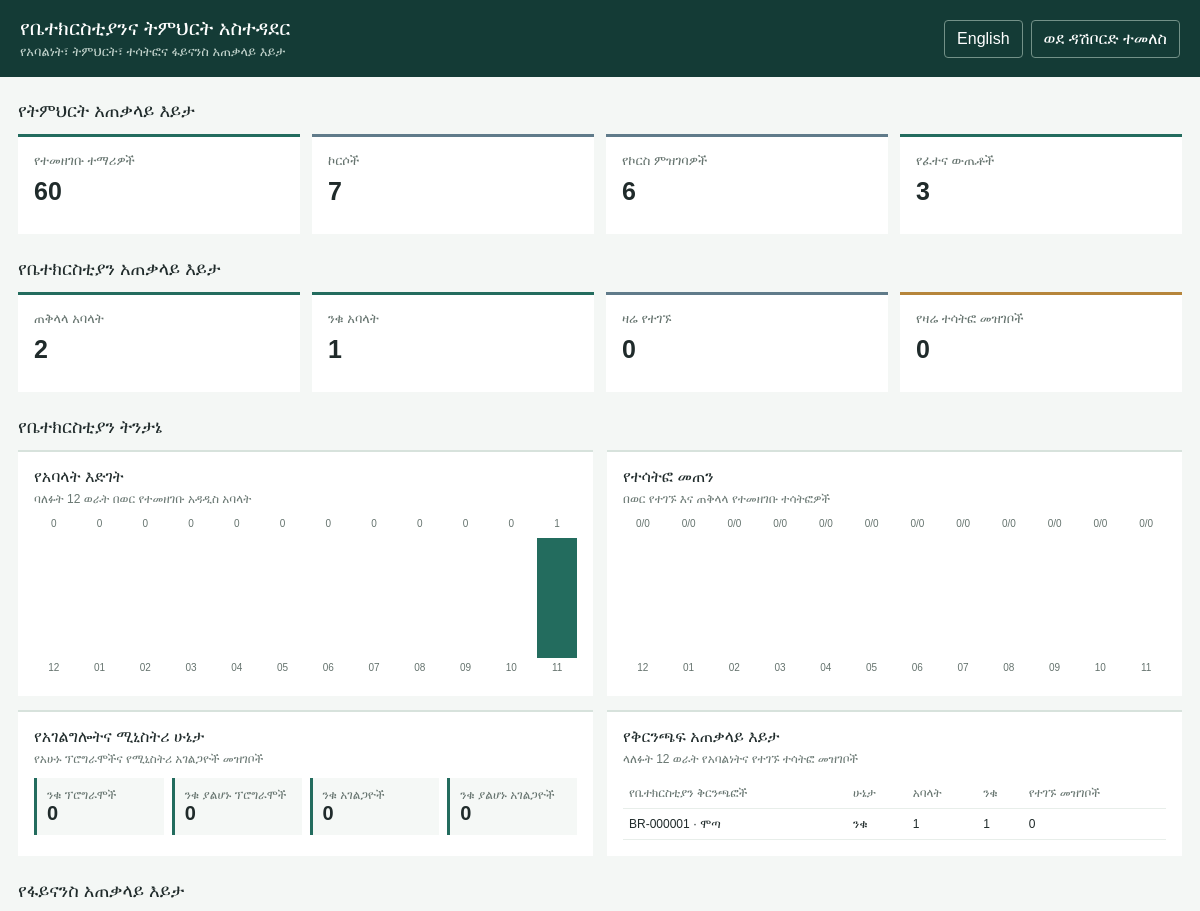
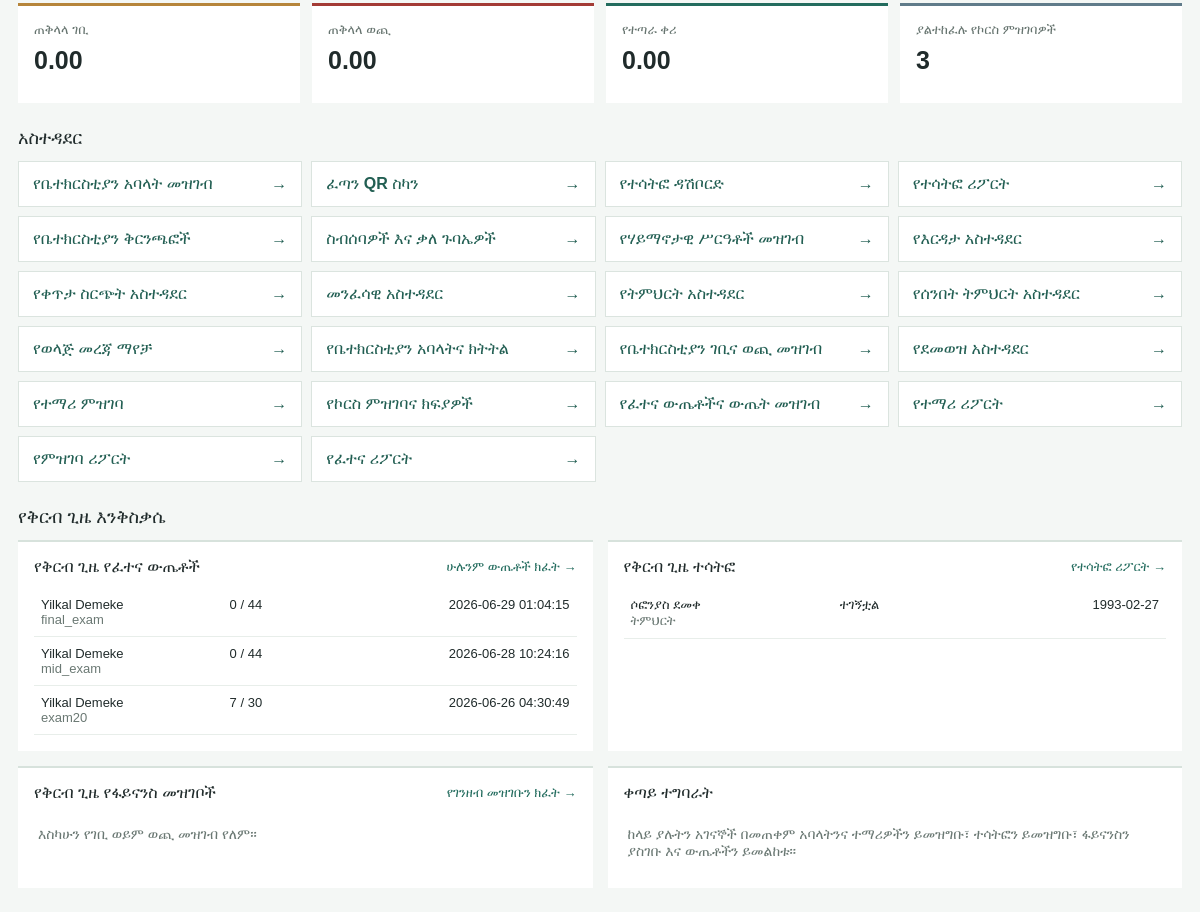
/admin_management_dashboard.php (signed in), run on the app's committed database (2 pictures, top to bottom).
### tables this page shows
CREATE TABLE `church_branches` (
  `id` int(10) unsigned NOT NULL AUTO_INCREMENT,
  `branch_code` varchar(30) NOT NULL,
  `branch_name` varchar(180) NOT NULL,
  `parent_id` int(10) unsigned DEFAULT NULL,
  `address` varchar(255) DEFAULT NULL,
  `phone` varchar(40) DEFAULT NULL,
  `status` enum('active','inactive') NOT NULL DEFAULT 'active',
  `created_by` int(11) DEFAULT NULL,
  `created_at` datetime NOT NULL DEFAULT current_timestamp(),
  `updated_at` datetime NOT NULL DEFAULT current_timestamp() ON UPDATE current_timestamp(),
  PRIMARY KEY (`id`),
  UNIQUE KEY `branch_code` (`branch_code`),
  KEY `idx_church_branches_parent` (`parent_id`),
  KEY `idx_church_branches_status` (`status`),
  CONSTRAINT `fk_church_branch_parent` FOREIGN KEY (`parent_id`) REFERENCES `church_branches` (`id`) ON DELETE SET NULL
);

CREATE TABLE `exam_submissions` (
  `id` int(11) NOT NULL AUTO_INCREMENT,
  `student_id` varchar(100) NOT NULL,
  `student_name` varchar(255) NOT NULL,
  `exam_type` varchar(50) NOT NULL,
  `access_code` varchar(50) NOT NULL,
  `score` int(11) NOT NULL DEFAULT 0,
  `total_questions` int(11) NOT NULL DEFAULT 0,
  `answers` longtext DEFAULT NULL CHECK (json_valid(`answers`)),
  `submitted_at` datetime DEFAULT current_timestamp(),
  PRIMARY KEY (`id`)
);

CREATE TABLE `church_attendance` (
  `id` bigint(20) unsigned NOT NULL AUTO_INCREMENT,
  `member_id` int(10) unsigned NOT NULL,
  `service_name` varchar(120) NOT NULL,
  `event_type` varchar(80) DEFAULT NULL,
  `service_date` date NOT NULL,
  `checkin_time` time DEFAULT NULL,
  `attendance_status` enum('present','absent','late') NOT NULL DEFAULT 'present',
  `attendance_method` enum('manual','qr') NOT NULL DEFAULT 'manual',
  `notes` varchar(500) DEFAULT NULL,
  `recorded_by` varchar(100) DEFAULT NULL,
  `created_at` datetime NOT NULL DEFAULT current_timestamp(),
  PRIMARY KEY (`id`),
  UNIQUE KEY `uq_church_attendance_service` (`member_id`,`service_date`,`service_name`),
  KEY `idx_church_attendance_date` (`service_date`),
  CONSTRAINT `fk_church_attendance_member` FOREIGN KEY (`member_id`) REFERENCES `church_members` (`id`) ON DELETE CASCADE
);

CREATE TABLE `church_members` (
  `id` int(10) unsigned NOT NULL AUTO_INCREMENT,
  `member_number` varchar(30) NOT NULL,
  `verification_token` char(64) DEFAULT NULL,
  `full_name` varchar(180) NOT NULL,
  `phone` varchar(40) DEFAULT NULL,
  `email` varchar(190) DEFAULT NULL,
  `gender` varchar(30) DEFAULT NULL,
  `address` varchar(255) DEFAULT NULL,
  `birth_date` date DEFAULT NULL,
  `photo_path` varchar(255) DEFAULT NULL,
  `family_id` int(10) unsigned DEFAULT NULL,
  `branch_id` int(10) unsigned DEFAULT NULL,
  `class_group` varchar(100) DEFAULT NULL,
  `service_group` varchar(100) DEFAULT NULL,
  `joined_on` date NOT NULL,
  `status` enum('active','inactive') NOT NULL DEFAULT 'active',
  `created_at` datetime NOT NULL DEFAULT current_timestamp(),
  `updated_at` datetime NOT NULL DEFAULT current_timestamp() ON UPDATE current_timestamp(),
  PRIMARY KEY (`id`),
  UNIQUE KEY `uq_church_member_number` (`member_number`),
  UNIQUE KEY `uq_church_member_verification_token` (`verification_token`),
  KEY `idx_church_members_status` (`status`),
  KEY `idx_church_members_name` (`full_name`),
  KEY `idx_church_members_family` (`family_id`),
  KEY `idx_church_members_branch` (`branch_id`),
  CONSTRAINT `fk_church_member_branch` FOREIGN KEY (`branch_id`) REFERENCES `church_branches` (`id`) ON DELETE SET NULL,
  CONSTRAINT `fk_church_member_family` FOREIGN KEY (`family_id`) REFERENCES `church_families` (`id`) ON DELETE SET NULL
);

### admin_management_dashboard.php (the view, shortened to what the rows shown need)
<?php
require_once __DIR__ . '/db.php';
require_once __DIR__ . '/management_schema.php';
require_once __DIR__ . '/admin_management_i18n.php';
$pdo->exec('CREATE TABLE IF NOT EXISTS exam_submissions (
    id INT AUTO_INCREMENT PRIMARY KEY,
    student_id VARCHAR(100) NOT NULL,
    student_name VARCHAR(255) NOT NULL,
    exam_type VARCHAR(50) NOT NULL,
    score INT NOT NULL DEFAULT 0,
    total_questions INT NOT NULL DEFAULT 0,
    answers JSON DEFAULT NULL,
    submitted_at DATETIME DEFAULT CURRENT_TIMESTAMP
) ENGINE=InnoDB DEFAULT CHARSET=utf8mb4 COLLATE=utf8mb4_unicode_ci');
$currentMonth = new DateTimeImmutable('first day of this month');
$analyticsStartDate = $currentMonth->modify('-11 months')->format('Y-m-01');
$branchAnalyticsStmt = $pdo->prepare("SELECT b.id, b.branch_code, b.branch_name, b.status, COUNT(DISTINCT m.id) AS members, COUNT(DISTINCT CASE WHEN m.status = 'active' THEN m.id END) AS active_members, COUNT(DISTINCT CASE WHEN a.attendance_status = 'present' THEN a.id END) AS present_records FROM church_branches b LEFT JOIN church_members m ON m.branch_id = b.id LEFT JOIN church_attendance a ON a.member_id = m.id AND a.service_date >= :start_date GROUP BY b.id, b.branch_code, b.branch_name, b.status ORDER BY b.status ASC, b.branch_name ASC");
$branchAnalyticsStmt->execute([':start_date' => $analyticsStartDate]);
$branchAnalytics = $branchAnalyticsStmt->fetchAll(PDO::FETCH_ASSOC);
$recentExams = $pdo->query('SELECT student_name, exam_type, score, total_questions, submitted_at FROM exam_submissions ORDER BY submitted_at DESC LIMIT 5')->fetchAll(PDO::FETCH_ASSOC);
$recentAttendance = $pdo->query('SELECT a.service_name, a.service_date, a.attendance_status, m.full_name FROM church_attendance a JOIN church_members m ON m.id = a.member_id ORDER BY a.service_date DESC, a.id DESC LIMIT 5')->fetchAll(PDO::FETCH_ASSOC);
?>
<!DOCTYPE html>
<html lang="<?php echo safe($adminManagementLanguage); ?>">
<head>
</head>
<body>
<header class="topbar"><div class="brand"><h1><?php echo safe(adminManagementText('dashboard_main_title')); ?></h1></div></header>
<main class="wrap">
    <h2 class="section-title" style="margin-top:0"><?php echo safe(adminManagementText('dashboard_education_overview')); ?></h2>
    <h2 class="section-title"><?php echo safe(adminManagementText('dashboard_church_overview')); ?></h2>
    <h2 class="section-title"><?php echo safe(adminManagementText('dashboard_church_analytics')); ?></h2>
    <div class="analytics-grid">
        <section class="analytics-panel">
            <?php if (!$branchAnalytics): ?><div class="analytics-empty"><?php echo safe(adminManagementText('dashboard_no_branches')); ?></div><?php else: ?>
                <div class="table-wrap"><table class="analytics-table"><thead><tr><th><?php echo safe(adminManagementText('branch_title')); ?></th><th><?php echo safe(adminManagementText('status')); ?></th><th><?php echo safe(adminManagementText('branch_member_count')); ?></th><th><?php echo safe(adminManagementText('dashboard_active')); ?></th><th><?php echo safe(adminManagementText('dashboard_present_records')); ?></th></tr></thead><tbody>
                <?php foreach ($branchAnalytics as $branch): ?><tr><td><?php echo safe($branch['branch_code'] . ' · ' . $branch['branch_name']); ?></td><td><?php echo safe(adminManagementText($branch['status'] === 'active' ? 'member_active' : 'member_inactive')); ?></td><td><?php echo number_format((int)$branch['members']); ?></td><td><?php echo number_format((int)$branch['active_members']); ?></td><td><?php echo number_format((int)$branch['present_records']); ?></td></tr><?php endforeach; ?>
                </tbody></table></div>
            <?php endif; ?>
        </section>
    </div>
    <h2 class="section-title"><?php echo safe(adminManagementText('dashboard_financial_overview')); ?></h2>
    <h2 class="section-title"><?php echo safe(adminManagementText('dashboard_management')); ?></h2>
    <h2 class="section-title"><?php echo safe(adminManagementText('dashboard_recent_activity')); ?></h2>
    <div class="panels">
        <section class="panel">
            <?php if (!$recentExams): ?><div class="empty"><?php echo safe(adminManagementText('dashboard_no_exam_results')); ?></div><?php else: ?><div class="table-wrap"><table><tbody><?php foreach ($recentExams as $row): ?><tr><td><?php echo safe($row['student_name']); ?><br><span class="muted"><?php echo safe($row['exam_type']); ?></span></td><td><?php echo (int)$row['score']; ?> / <?php echo (int)$row['total_questions']; ?></td><td><?php echo safe($row['submitted_at']); ?></td></tr><?php endforeach; ?></tbody></table></div><?php endif; ?>
        </section>
        <section class="panel">
            <?php if (!$recentAttendance): ?><div class="empty"><?php echo safe(adminManagementText('dashboard_no_church_attendance')); ?></div><?php else: ?><div class="table-wrap"><table><tbody><?php foreach ($recentAttendance as $row): ?><tr><td><?php echo safe($row['full_name']); ?><br><span class="muted"><?php echo safe($row['service_name']); ?></span></td><td><?php echo safe(adminManagementText((string)$row['attendance_status'])); ?></td><td><?php echo safe($row['service_date']); ?></td></tr><?php endforeach; ?></tbody></table></div><?php endif; ?>
        </section>
    </div>
</main>
</body>
</html>

### data on the page
church_branches: branch_code+branch_name "BR-000001 · ሞጣ", status "ንቁ", members "1", active_members "1", present_records "0"
exam_submissions: student_name "Yilkal Demeke", exam_type "final_exam", score "0", total_questions "44", submitted_at "2026-06-29 01:04:15"
exam_submissions: student_name "Yilkal Demeke", exam_type "mid_exam", score "0", total_questions "44", submitted_at "2026-06-28 10:24:16"
exam_submissions: student_name "Yilkal Demeke", exam_type "exam20", score "7", total_questions "30", submitted_at "2026-06-26 04:30:49"
church_attendance: member.full_name "ሶፎንያስ ደመቀ", service_name "ትምህርት", attendance_status "ተገኝቷል", service_date "1993-02-27"

### other printed values
safe(adminManagementText('dashboard_main_title')) "የቤተክርስቲያንና ትምህርት አስተዳደር"
safe(adminManagementText('dashboard_main_intro')) "የአባልነት፣ ትምህርት፣ ተሳትፎና ፋይናንስ አጠቃላይ እይታ"
safe(adminManagementText('language_switch')) "English"
safe(adminManagementText('back_dashboard')) "ወደ ዳሽቦርድ ተመለስ"
safe(adminManagementText('dashboard_education_overview')) "የትምህርት አጠቃላይ እይታ"
safe(adminManagementText('dashboard_registered_students')) "የተመዘገቡ ተማሪዎች"
$education['students'] "60"
safe(adminManagementText('dashboard_courses')) "ኮርሶች"
$education['courses'] "7"
safe(adminManagementText('dashboard_course_registrations')) "የኮርስ ምዝገባዎች"
$education['registrations'] "6"
safe(adminManagementText('dashboard_exam_results')) "የፈተና ውጤቶች"
$education['exam_results'] "3"
safe(adminManagementText('dashboard_church_overview')) "የቤተክርስቲያን አጠቃላይ እይታ"
safe(adminManagementText('dashboard_all_members')) "ጠቅላላ አባላት"
